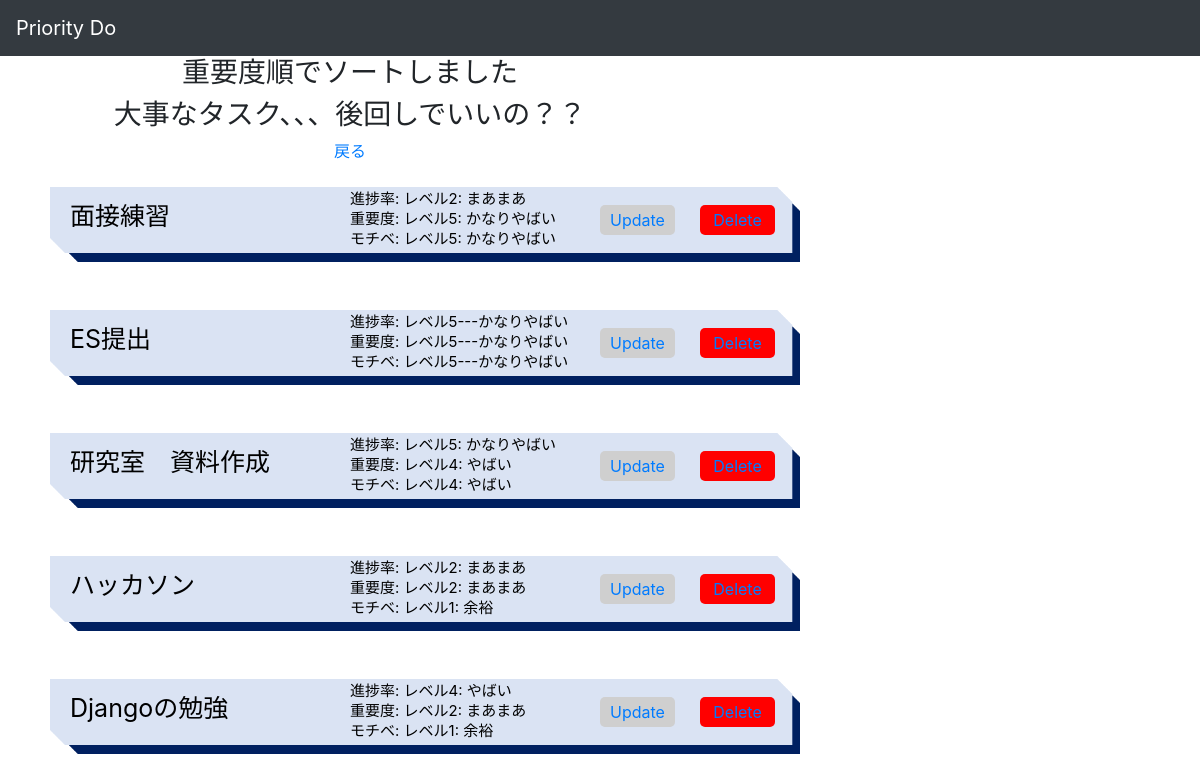
Screenshot of /sort_importance with the database file from the repository.
### todo/models.py (models this page shows)
class Todo(models.Model):
    class Meta(object):
        db_table = 'todo'
    priorityList = [
        ("レベル1---余裕", "余裕"),
        ("レベル2---まあまあ", "まあまあ"),
        ("レベル3---ぼちぼち", "ぼちぼち"),
        ("レベル4---やばい", "やばい"),
        ("レベル5---かなりやばい", "かなりやばい")
    ]
    title = models.CharField(verbose_name='todo text', max_length=200, default='Todo')
    completed = models.BooleanField(verbose_name='completed', default=False)
    progress = models.CharField(verbose_name='progress',choices=priorityList, default=1, max_length=20)
    importance = models.CharField(verbose_name='importance',choices=priorityList, default=1, max_length=20)
    motivation = models.CharField(verbose_name='motivation',choices=priorityList, default=1, max_length=20)
    def __str__(self):
        return self.title

### todo/views.py (the view)
# urls.py: path('sort_importance', views.sort_importance, name="sort_importance"),
def sort_importance(request):
    todo = Todo.objects.order_by('-importance').all()
    context = {'todo':todo}
    return render(request, 'todo/sort_importance.html', context)

### templates/todo/sort_importance.html (shortened to what this page needs)
{% extends "base.html" %}
{% load static %}
{% block content %}
<div style="text-align:center;">
    <head>
        <link rel="stylesheet" href="//../../static/css/bootstrap/css/bootstrap.min.css">
    </head>
    <h3>重要度順でソートしました</h3>
    <h3>大事なタスク、、、後回しでいいの？？</h3>
    <a href=" {% url 'list' %}">戻る</a>
    {% for i in todo %}
    <div class='a1'>
        <br>
        <img src="/../../static/images/list.png" width="750" height="75"></image>
        {% if i.completed == True %}
        <strike>
            <p class="title">{{i}}</p>
            <p class="progress2">進捗率: {{i.progress}}</p>
            <p class="importance">重要度: {{i.importance}}</p>
            <p class="motivation">モチベ: {{i.motivation}}</p>
        </strike>
        {% else %}
        <span>
            <p class="title">{{i}}</p>
            <p class="progress2">進捗率: {{i.progress}}</p>
            <p class="importance">重要度: {{i.importance}}</p>
            <p class="motivation">モチベ: {{i.motivation}}</p>
        </span>
        {% endif %}
        <p class="update"><a href="{% url 'update_todo' i.id %}">Update</a></p>
        <p class="delete"><a href="{% url 'delete' i.id %}">Delete</a></p>
        <br>
    </div>
    {% endfor %}
    {% endblock content %}

### static/css/style.css (style rules this page uses)
.a1 { margin-left: 50px; }
body { background-color: #f8d3d3; }
div { width: 700px; position: relative; }
.update { width: 75px; text-align: center; border-radius: 5px; background-color: #cfcfcf; color: #ffffff; padding: 3px; position: absolute; bottom: 35px; right: 75px; }
.delete { width: 75px; text-align: center; border-radius: 5px; background-color: #ff0000; color: #ffffff; padding: 3px; position: absolute; bottom: 35px; right: -25px; }
.title { font-size: 25px; color: #000000; position: absolute; top: 35px; left: 20px; }
.progress2 { font-size: 15px; color: #000000; position: absolute; top: 25px; left: 300px; }
.importance { font-size: 15px; color: #000000; position: absolute; top: 45px; left: 300px; }
.motivation { font-size: 15px; color: #000000; position: absolute; top: 65px; left: 300px; }

### rows the page displays
Todo: title "面接練習", progress "レベル2: まあまあ", importance "レベル5: かなりやばい", motivation "レベル5: かなりやばい"
Todo: title "ES提出", progress "レベル5---かなりやばい", importance "レベル5---かなりやばい", motivation "レベル5---かなりやばい"
Todo: title "研究室 資料作成", progress "レベル5: かなりやばい", importance "レベル4: やばい", motivation "レベル4: やばい"
Todo: title "ハッカソン", progress "レベル2: まあまあ", importance "レベル2: まあまあ", motivation "レベル1: 余裕"
Todo: title "Djangoの勉強", progress "レベル4: やばい", importance "レベル2: まあまあ", motivation "レベル1: 余裕"
